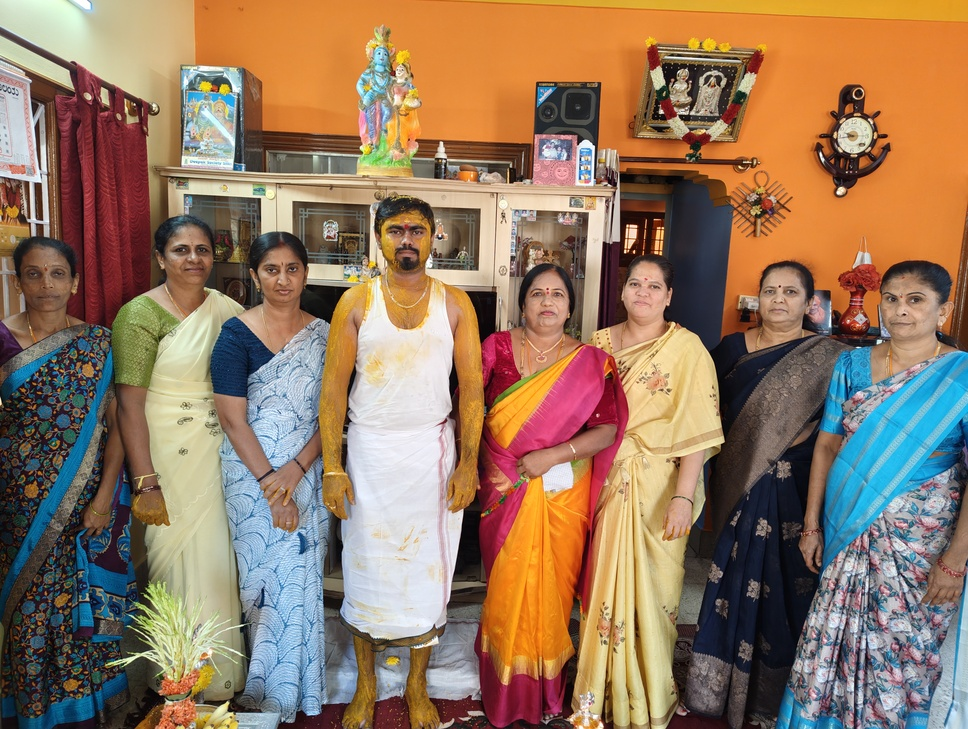
#> input picture FaceRecognition/sample/img5.jpg, 968 x 729 px, shrunk from 4080 x 3072 before the run, found by its file name
$ jupyter execute Single_Test.ipynb   (shell and % lines are left out)
#> lines starting #> are read from the running program, lines starting #| are printed output that depends on the picture; after the words box and inside, x2 and y2 are one past the last pixel; in counts of white or black regions, pixels touching at a corner belong together
[cell 1]
import pandas as pd
import numpy as np
import cv2
import matplotlib.pyplot as plt

[cell 2]
image = cv2.imread('./sample/img5.jpg')
#> image is the input picture: shape (729, 968, 3); mean B, G, R 96.3, 120.2, 147.6
image.shape
gray = cv2.cvtColor(image, cv2.COLOR_BGR2GRAY)
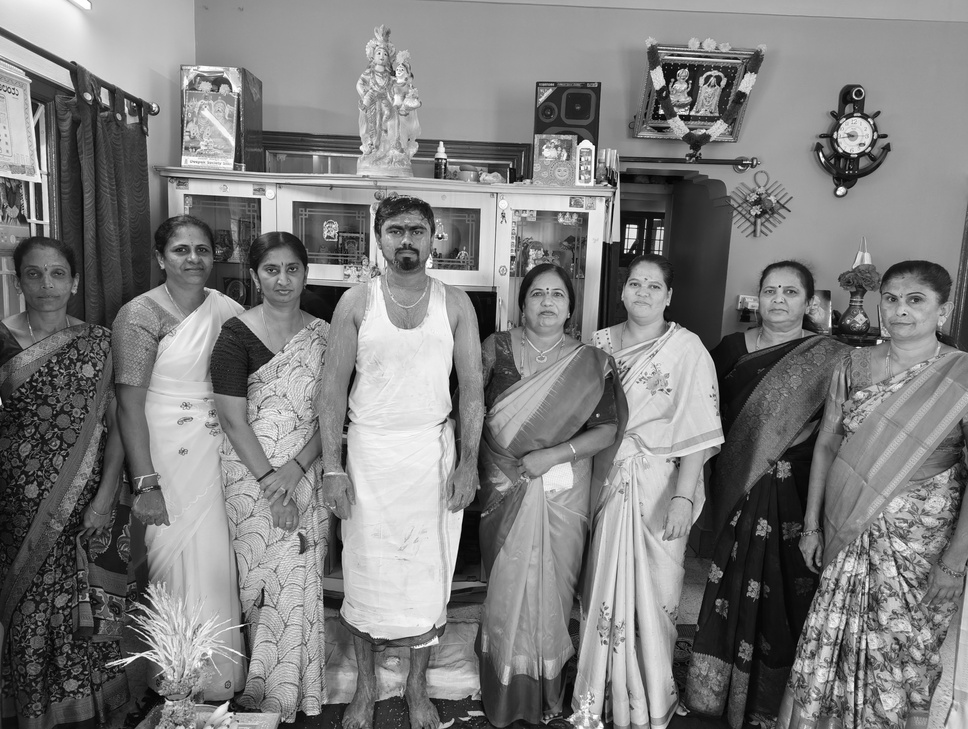
#> gray: shape (729, 968); min 0, max 255, mean 125.6
gray.shape
#> Out = (729, 968)

[cell 3]
plt.imshow(image)

[cell 4]
face_cascade = cv2.CascadeClassifier('./haarcascades/haarcascade_frontalface_default.xml')
eye_cascade = cv2.CascadeClassifier('./haarcascades/haarcascade_eye.xml')

[cell 5]
plt.imshow(gray, cmap='gray')

[cell 6]
face = face_cascade.detectMultiScale(gray)
#> face = [[617, 264, 57, 57], [753, 269, 57, 57], [520, 274, 56, 56], [114, 311, 45, 45], [79, 518, 40, 40], [163, 227, 59, 59], [251, 248, 58, 58], [15, 250, 64, 64], [374, 207, 64, 64], [869, 274, 68, 68], [612, 332, 116, 116], [827, 431, 140, 140]]
face
#> Out has the same summary as face

[cell 7]
face_list = []
for (x, y, w, h) in face:
    crop = cv2.rectangle(gray, (x, y),(x+w, y+h),(0,255,0),5)
    face_list.append(crop)
#> this loop made 12 passes
#> pass 2, `crop = cv2.rectangle(gray, (x, y),(x+w, y+h),(0,255,0),5)`:
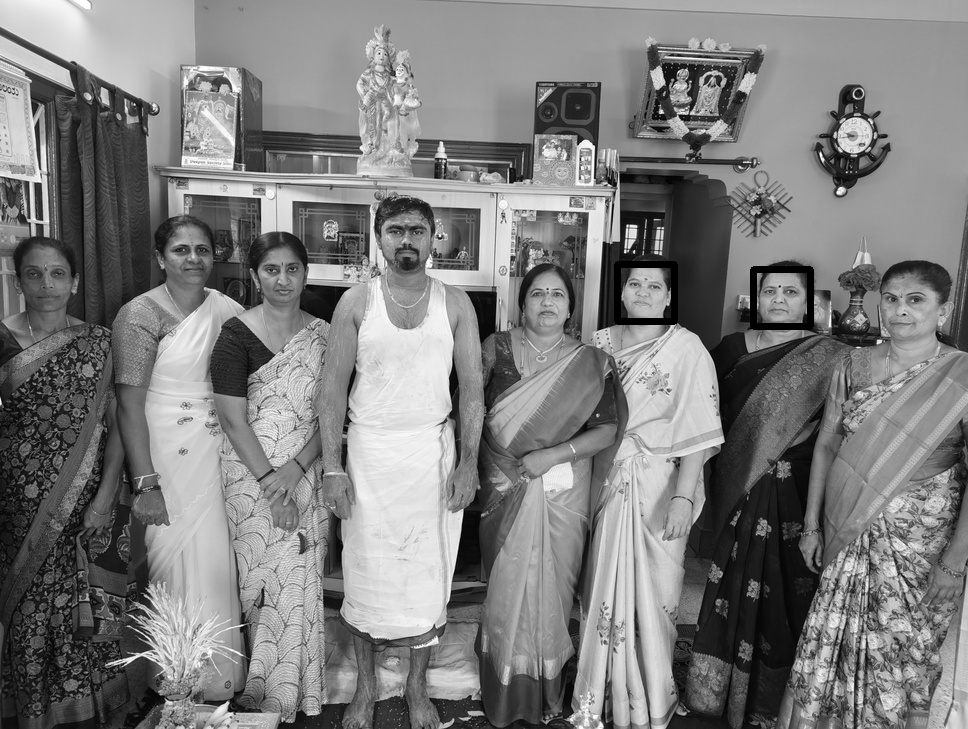
#> crop: shape (729, 968); min 0, max 255, mean 125.3
#> pass 3, `crop = cv2.rectangle(gray, (x, y),(x+w, y+h),(0,255,0),5)`:
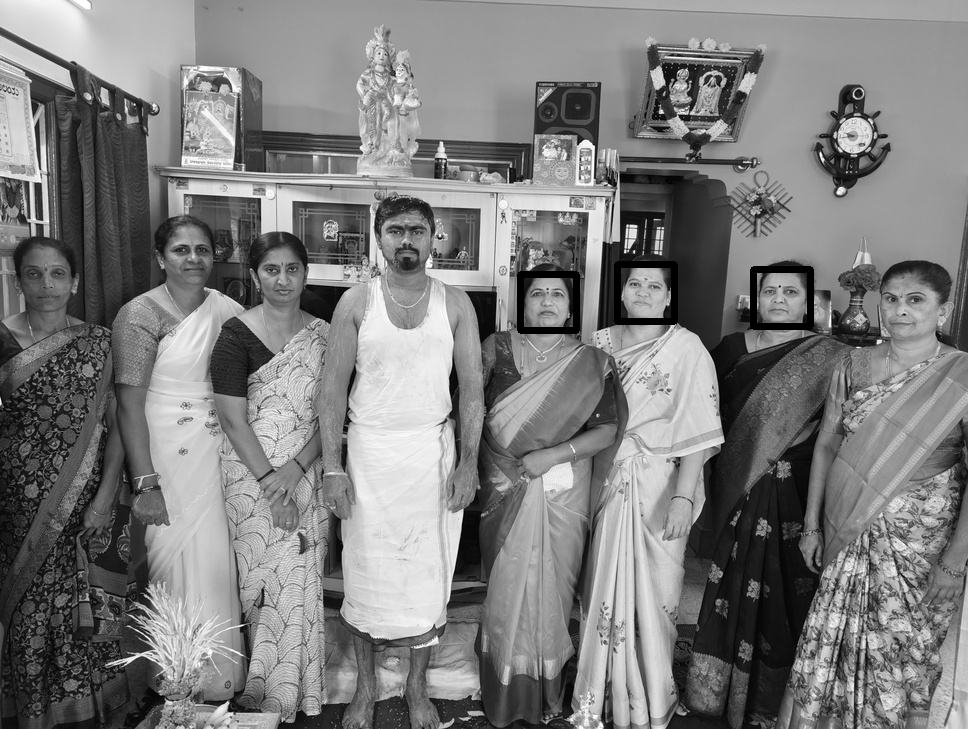
#> crop: shape (729, 968); 0.22% of pixels changed, all inside (x1, y1, x2, y2) = (517, 271, 580, 334)
#> after the loop:
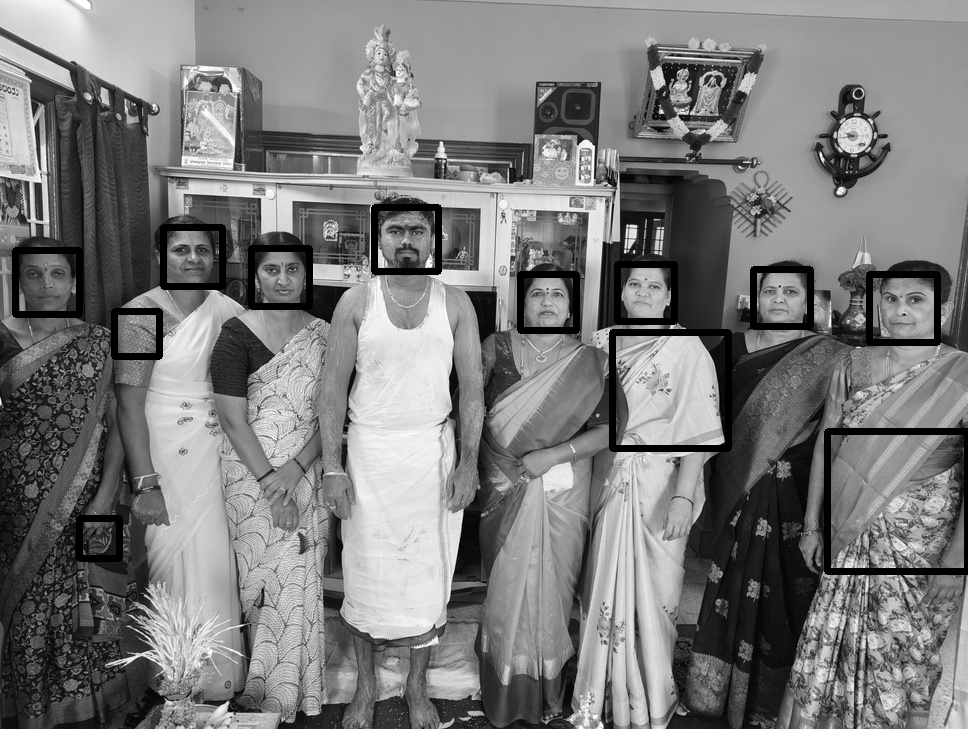
#> gray: shape (729, 968); 3.17% of pixels changed, all inside (x1, y1, x2, y2) = (12, 204, 968, 575)
#> after the loop, face_list = 12 items

[cell 8]
for i in range(len(face_list)):
    plt.imshow(face_list[i])
#> this loop made 12 passes

[cell 9]
plt.imshow(gray, cmap='gray')

[cell 10]
eyes = eye_cascade.detectMultiScale(gray, 1.3, 5)
#> eyes = ()
eyes

[cell 11]
for (ex, ey, ew, eh) in eyes:
    cv2.rectangle(gray, (ex, ey),(ex+ew, ey+eh),(0,255,0),5)
#> this loop made 0 passes
plt.imshow(gray, cmap='gray')

$ run again, with FaceRecognition/sample/img2.jpg copied over FaceRecognition/sample/img5.jpg
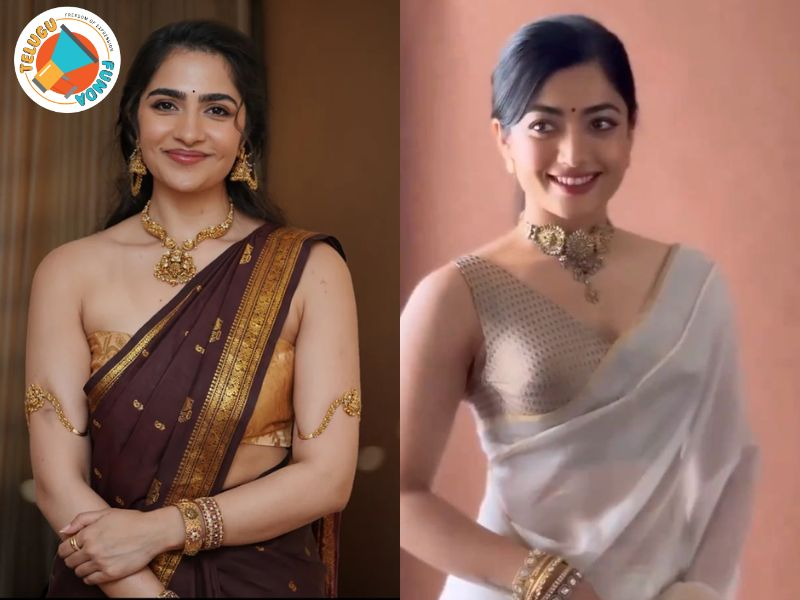
#> input picture FaceRecognition/sample/img2.jpg, 800 x 600 px, found by its file name
#> image is the input picture: shape (600, 800, 3); mean B, G, R 89.3, 102.6, 138.7
#> face = [[285, 415, 52, 52], [148, 163, 84, 84], [123, 54, 135, 135], [508, 71, 144, 144]]
#> `face`: Out has the same summary as face
#> the loop `for (x, y, w, h) in face:` made 4 passes
#> after the loop `for (x, y, w, h) in face:`:
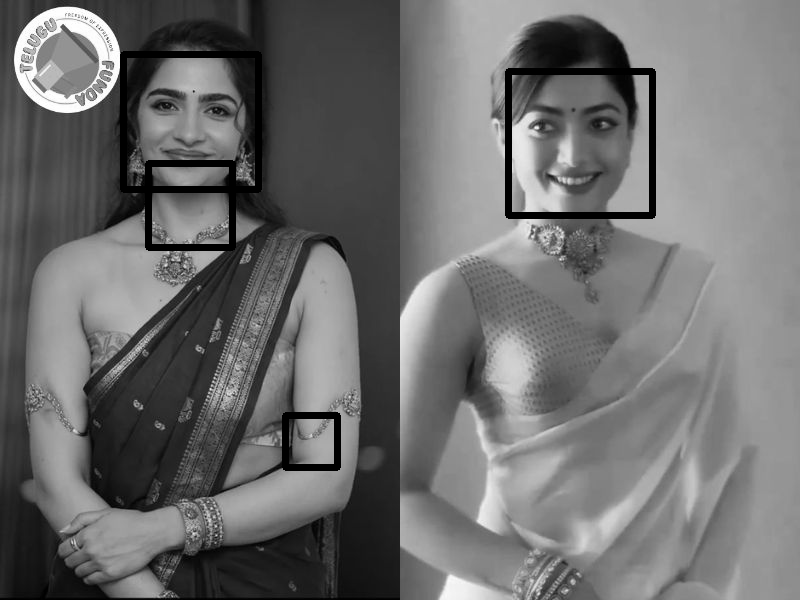
#> gray: shape (600, 800); min 0, max 255, mean 109.5
#> after the loop `for (x, y, w, h) in face:`: face_list = 4 items
#> the loop `for i in range(len(face_list)):` made 4 passes
#> eyes = [[145, 86, 38, 38], [202, 98, 27, 27], [580, 104, 39, 39], [520, 103, 45, 45], [480, 440, 42, 42]]
#> `eyes`: Out has the same summary as eyes
#> the loop `for (ex, ey, ew, eh) in eyes:` made 5 passes
#> after the loop `for (ex, ey, ew, eh) in eyes:`:
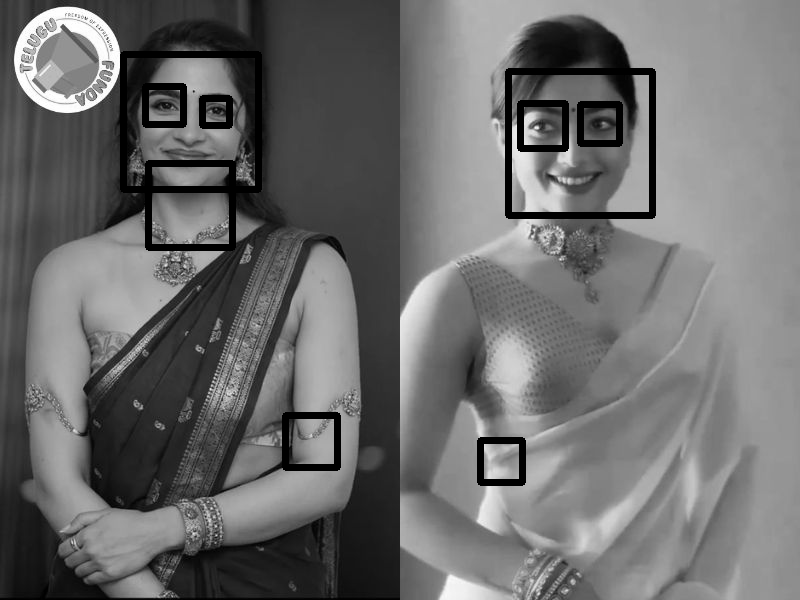
#> gray: shape (600, 800); 1.09% of pixels changed, all inside (x1, y1, x2, y2) = (142, 83, 623, 486)

$ run again, with FaceRecognition/sample/img3.jpg copied over FaceRecognition/sample/img5.jpg
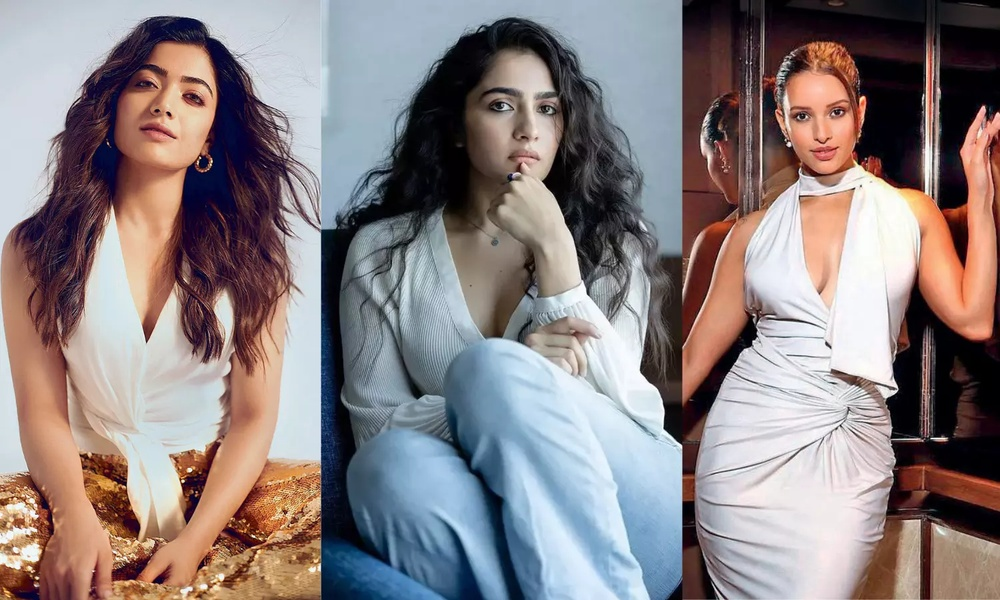
#> input picture FaceRecognition/sample/img3.jpg, 1000 x 600 px, shrunk from 1500 x 900 before the run, found by its file name
#> image is the input picture: shape (600, 1000, 3); mean B, G, R 129, 128, 138.5
#> face = [[466, 61, 117, 117], [771, 75, 99, 99], [736, 78, 96, 96], [106, 39, 126, 126]]
#> `face`: Out has the same summary as face
#> the loop `for (x, y, w, h) in face:` made 4 passes
#> after the loop `for (x, y, w, h) in face:`:
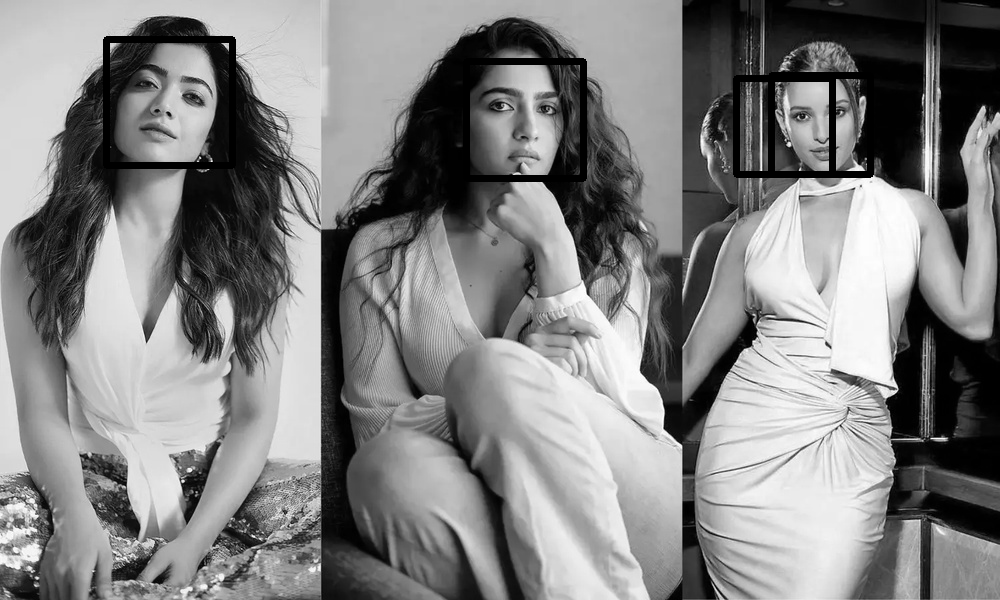
#> gray: shape (600, 1000); min 0, max 255, mean 129.9
#> after the loop `for (x, y, w, h) in face:`: face_list = 4 items
#> the loop `for i in range(len(face_list)):` made 4 passes
#> eyes = [[482, 89, 34, 34], [534, 97, 25, 25], [788, 104, 24, 24]]
#> `eyes`: Out has the same summary as eyes
#> the loop `for (ex, ey, ew, eh) in eyes:` made 3 passes
#> after the loop `for (ex, ey, ew, eh) in eyes:`:
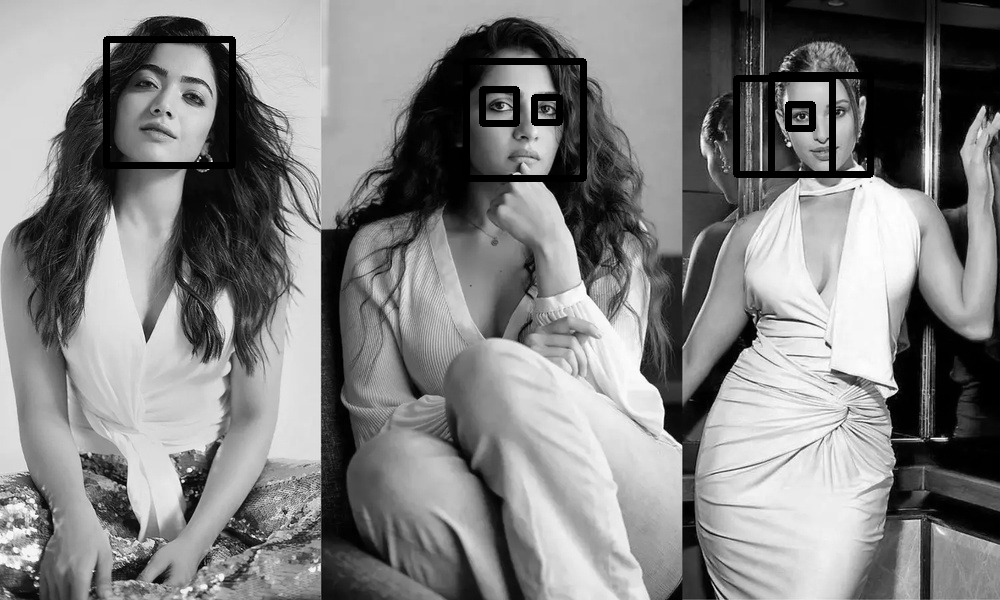
#> gray: shape (600, 1000); 0.38% of pixels changed, all inside (x1, y1, x2, y2) = (479, 86, 816, 132)
